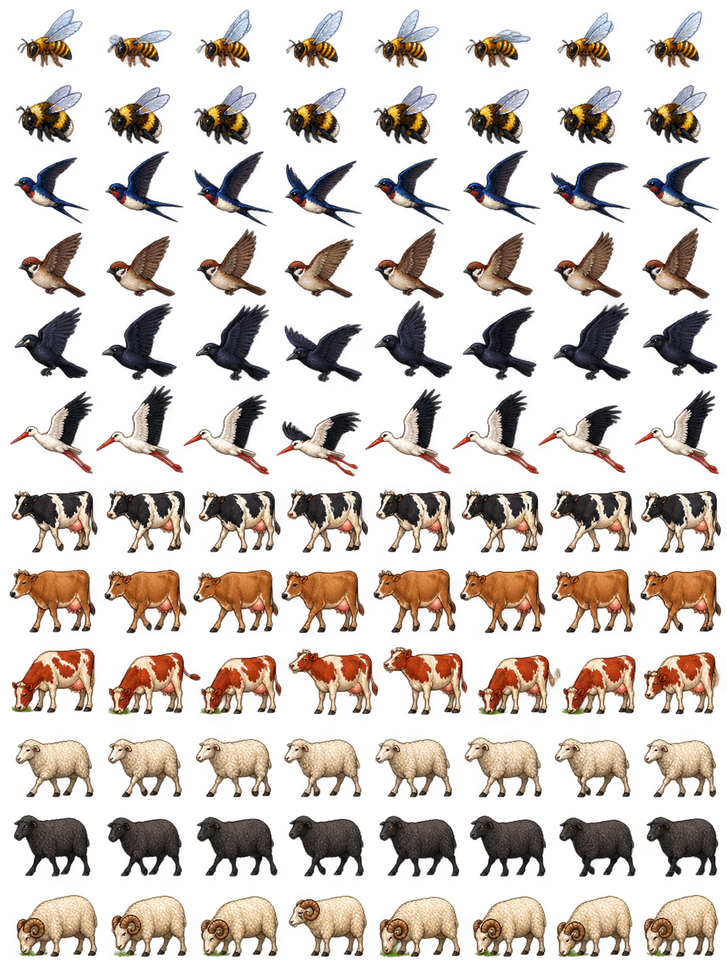
#> input picture demo/assets/wildlife_atlas.png, 727 x 970 px, shrunk from 1086 x 1448 before the run
$ python build_wildlife_atlas.py
#> lines starting #> are read from the running program, lines starting #| are printed output that depends on the picture; after the words box and inside, x2 and y2 are one past the last pixel; in counts of white or black regions, pixels touching at a corner belong together
"""Register 12 eight-frame animal loops without modifying the generated PNG."""
from pathlib import Path
from PIL import Image

root = Path(__file__).resolve().parents[1]
source = root / "demo/assets/wildlife_atlas.png"
image = Image.open(source).convert("RGBA")
#> image is the input picture: PIL image 727x970 RGBA; mean R, G, B, A 63.3, 45.9, 36.2, 82.6
alpha = image.getchannel("A").point(lambda a: 255 if a >= 128 else 0)
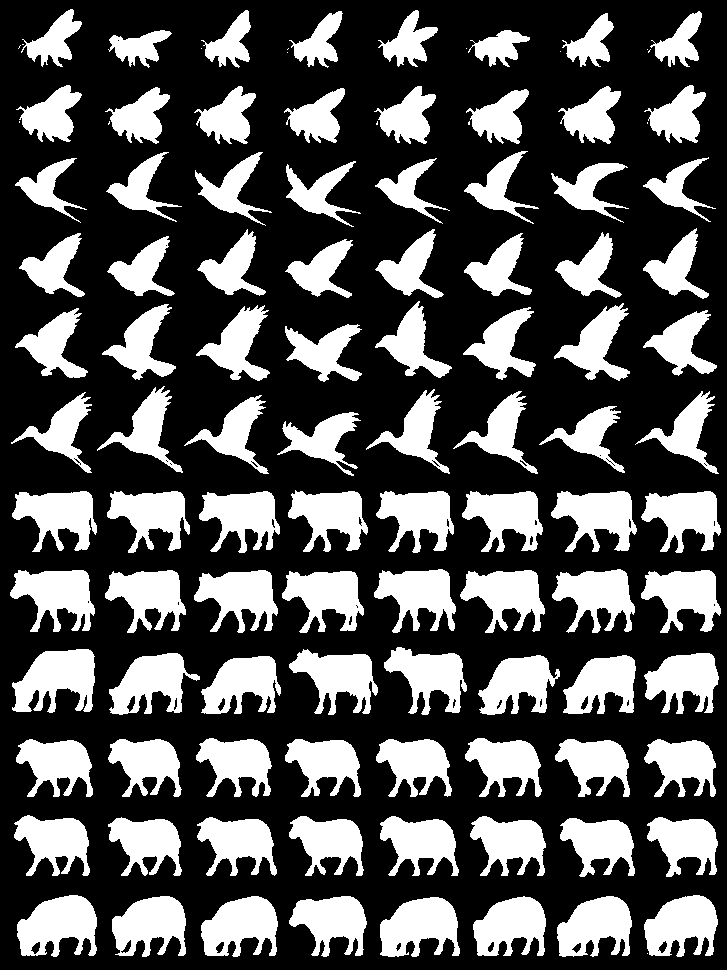
#> alpha: PIL image 727x970 L; 32.9% white; 111 white regions (15 under 20 px), largest, box (x1, y1, x2, y2) and area: (12, 649, 95, 713) 3545, (17, 895, 97, 957) 3429, (380, 897, 460, 957) 3354
names = ["bee", "bumblebee", "swallow", "sparrow", "rook", "stork", "holstein", "jersey", "red_cow", "white_sheep", "black_sheep", "ram"]
parts = ['[gd_resource type="SpriteFrames" load_steps=98 format=3]', '[ext_resource type="Texture2D" path="res://demo/assets/wildlife_atlas.png" id="1"]']
animations = []
for row, name in enumerate(names):
    top, bottom = round(row * image.height / 12), round((row + 1) * image.height / 12)
    cells = []
    for col in range(8):
        left, right = round(col * image.width / 8), round((col + 1) * image.width / 8)
        box = alpha.crop((left, top, right, bottom)).getbbox()
        if box is None:
            raise ValueError(f"Missing sprite: {name}, frame {col}")
        cells.append((left, right, box))
    # One crop/pivot for the entire row prevents bobbing from changing frame bounds.
    x = max(0, min(c[2][0] for c in cells) - 1)
    y = max(0, min(c[2][1] for c in cells) - 1)
    w = min(c[1] - c[0] for c in cells) - x
    h = min(bottom - top, max(c[2][3] for c in cells) + 1) - y
    refs = []
    for col, (left, _, _) in enumerate(cells):
        ident = f"W{row}_{col}"
        parts.append(f'[sub_resource type="AtlasTexture" id="{ident}"]\natlas = ExtResource("1")\nregion = Rect2({left+x}, {top+y}, {w}, {h})\nfilter_clip = true')
        refs.append('{"duration": 1.0, "texture": SubResource("%s")}' % ident)
    fps = 20 if row < 2 else 12 if row < 6 else 8
    animations.append('{"frames": [%s], "loop": true, "name": &"%s", "speed": %s}' % (", ".join(refs), name, fps))
#> after the loop, animations = 12 items; parts = 98 items
parts.append('[resource]\nanimations = [' + ',\n'.join(animations) + ']')
(root / "demo/resources/wildlife_frames.tres").write_text("\n\n".join(parts) + "\n", encoding="utf-8")
